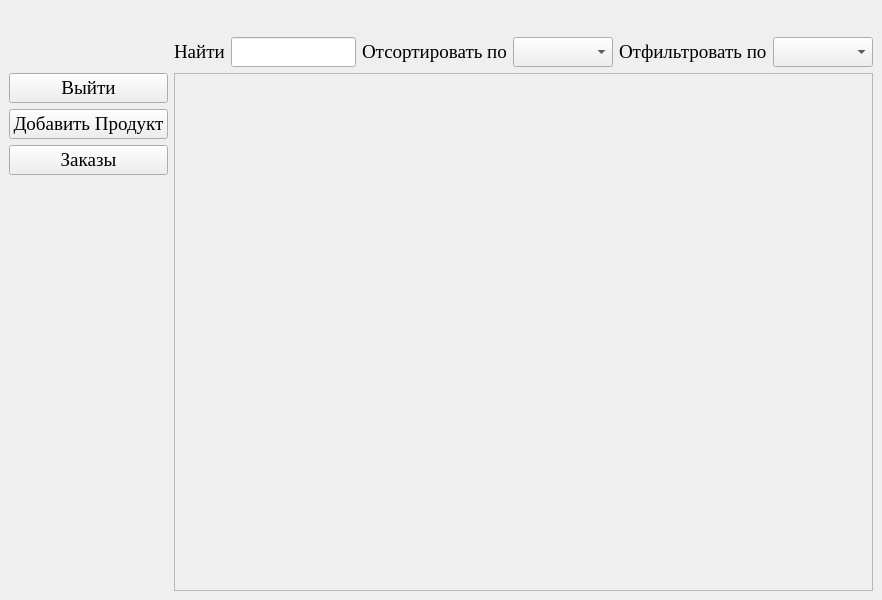
<?xml version="1.0" encoding="UTF-8"?>
<ui version="4.0">
 <class>HomeWindow</class>
 <widget class="QMainWindow" name="HomeWindow">
  <property name="geometry">
   <rect>
    <x>0</x>
    <y>0</y>
    <width>882</width>
    <height>600</height>
   </rect>
  </property>
  <property name="font">
   <font>
    <family>Times New Roman</family>
    <pointsize>14</pointsize>
   </font>
  </property>
  <property name="windowTitle">
   <string>Продукты</string>
  </property>
  <property name="windowIcon">
   <iconset>
    <normaloff>../../../../../../../time/import/Icon.JPG</normaloff>../../../../../../../time/import/Icon.JPG</iconset>
  </property>
  <widget class="QWidget" name="centralwidget">
   <layout class="QGridLayout" name="gridLayout">
    <item row="2" column="1">
     <widget class="QScrollArea" name="scrollArea">
      <property name="widgetResizable">
       <bool>true</bool>
      </property>
      <widget class="QWidget" name="scrollAreaWidgetContents">
       <property name="geometry">
        <rect>
         <x>0</x>
         <y>0</y>
         <width>696</width>
         <height>518</height>
        </rect>
       </property>
       <layout class="QVBoxLayout" name="verticalLayout_2"/>
      </widget>
     </widget>
    </item>
    <item row="2" column="0">
     <layout class="QVBoxLayout" name="verticalLayout">
      <item>
       <widget class="QPushButton" name="Exit">
        <property name="text">
         <string>Выйти</string>
        </property>
       </widget>
      </item>
      <item>
       <widget class="QPushButton" name="AddProduct">
        <property name="text">
         <string>Добавить Продукт</string>
        </property>
       </widget>
      </item>
      <item>
       <widget class="QPushButton" name="Orders">
        <property name="text">
         <string>Заказы</string>
        </property>
       </widget>
      </item>
      <item>
       <spacer name="verticalSpacer">
        <property name="orientation">
         <enum>Qt::Vertical</enum>
        </property>
        <property name="sizeHint" stdset="0">
         <size>
          <width>20</width>
          <height>40</height>
         </size>
        </property>
       </spacer>
      </item>
     </layout>
    </item>
    <item row="0" column="1">
     <widget class="QLabel" name="FIO">
      <property name="text">
       <string/>
      </property>
      <property name="alignment">
       <set>Qt::AlignRight|Qt::AlignTrailing|Qt::AlignVCenter</set>
      </property>
     </widget>
    </item>
    <item row="1" column="1">
     <layout class="QHBoxLayout" name="horizontalLayout">
      <item>
       <widget class="QLabel" name="label">
        <property name="text">
         <string>Найти</string>
        </property>
       </widget>
      </item>
      <item>
       <widget class="QLineEdit" name="Search"/>
      </item>
      <item>
       <widget class="QLabel" name="label_2">
        <property name="text">
         <string>Отсортировать по</string>
        </property>
       </widget>
      </item>
      <item>
       <widget class="QComboBox" name="comboBoxSort"/>
      </item>
      <item>
       <widget class="QLabel" name="label_3">
        <property name="text">
         <string>Отфильтровать по</string>
        </property>
       </widget>
      </item>
      <item>
       <widget class="QComboBox" name="comboBoxFilter"/>
      </item>
     </layout>
    </item>
   </layout>
  </widget>
 </widget>
 <resources/>
 <connections/>
</ui>
